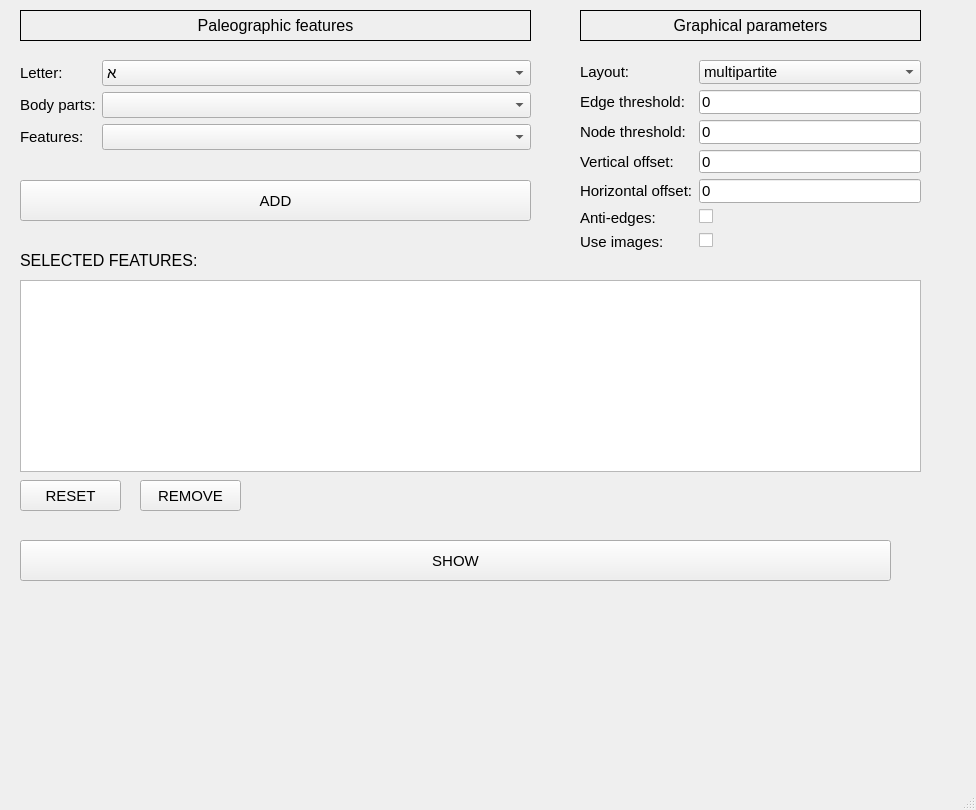
<?xml version="1.0" encoding="UTF-8"?>
<ui version="4.0">
 <class>MainWindow</class>
 <widget class="QMainWindow" name="MainWindow">
  <property name="geometry">
   <rect>
    <x>0</x>
    <y>0</y>
    <width>976</width>
    <height>810</height>
   </rect>
  </property>
  <property name="windowTitle">
   <string>MainWindow</string>
  </property>
  <widget class="QWidget" name="centralwidget">
   <widget class="QPushButton" name="addButton">
    <property name="geometry">
     <rect>
      <x>20</x>
      <y>180</y>
      <width>511</width>
      <height>41</height>
     </rect>
    </property>
    <property name="font">
     <font>
      <pointsize>11</pointsize>
     </font>
    </property>
    <property name="text">
     <string>ADD</string>
    </property>
   </widget>
   <widget class="QLabel" name="label_3">
    <property name="geometry">
     <rect>
      <x>20</x>
      <y>250</y>
      <width>281</width>
      <height>21</height>
     </rect>
    </property>
    <property name="font">
     <font>
      <pointsize>12</pointsize>
     </font>
    </property>
    <property name="text">
     <string>SELECTED FEATURES:</string>
    </property>
   </widget>
   <widget class="QListWidget" name="chosenFeaturesListWidget">
    <property name="geometry">
     <rect>
      <x>20</x>
      <y>280</y>
      <width>901</width>
      <height>192</height>
     </rect>
    </property>
    <property name="font">
     <font>
      <pointsize>11</pointsize>
     </font>
    </property>
   </widget>
   <widget class="QPushButton" name="resetButton">
    <property name="geometry">
     <rect>
      <x>20</x>
      <y>480</y>
      <width>101</width>
      <height>31</height>
     </rect>
    </property>
    <property name="font">
     <font>
      <pointsize>11</pointsize>
     </font>
    </property>
    <property name="text">
     <string>RESET</string>
    </property>
   </widget>
   <widget class="QPushButton" name="showButton">
    <property name="geometry">
     <rect>
      <x>20</x>
      <y>540</y>
      <width>871</width>
      <height>41</height>
     </rect>
    </property>
    <property name="font">
     <font>
      <pointsize>11</pointsize>
     </font>
    </property>
    <property name="text">
     <string>SHOW</string>
    </property>
   </widget>
   <widget class="QWidget" name="formLayoutWidget_2">
    <property name="geometry">
     <rect>
      <x>580</x>
      <y>60</y>
      <width>341</width>
      <height>191</height>
     </rect>
    </property>
    <layout class="QFormLayout" name="formLayout_2">
     <item row="0" column="0">
      <widget class="QLabel" name="layoutLabel_2">
       <property name="font">
        <font>
         <pointsize>11</pointsize>
        </font>
       </property>
       <property name="text">
        <string>Layout:</string>
       </property>
      </widget>
     </item>
     <item row="0" column="1">
      <widget class="QComboBox" name="layoutComboBox_2">
       <property name="font">
        <font>
         <pointsize>11</pointsize>
        </font>
       </property>
       <item>
        <property name="text">
         <string>multipartite</string>
        </property>
       </item>
       <item>
        <property name="text">
         <string>circular</string>
        </property>
       </item>
       <item>
        <property name="text">
         <string>kamada_kawai</string>
        </property>
       </item>
       <item>
        <property name="text">
         <string>planar</string>
        </property>
       </item>
       <item>
        <property name="text">
         <string>random</string>
        </property>
       </item>
       <item>
        <property name="text">
         <string>spectral</string>
        </property>
       </item>
       <item>
        <property name="text">
         <string>spring</string>
        </property>
       </item>
       <item>
        <property name="text">
         <string>shell</string>
        </property>
       </item>
      </widget>
     </item>
     <item row="1" column="0">
      <widget class="QLabel" name="thresholdLabel_2">
       <property name="font">
        <font>
         <pointsize>11</pointsize>
        </font>
       </property>
       <property name="text">
        <string>Edge threshold:</string>
       </property>
      </widget>
     </item>
     <item row="1" column="1">
      <widget class="QLineEdit" name="thresholdLineEdit">
       <property name="font">
        <font>
         <pointsize>11</pointsize>
        </font>
       </property>
       <property name="text">
        <string>0</string>
       </property>
      </widget>
     </item>
     <item row="3" column="0">
      <widget class="QLabel" name="verticalOffsetLabel">
       <property name="font">
        <font>
         <pointsize>11</pointsize>
        </font>
       </property>
       <property name="text">
        <string>Vertical offset:</string>
       </property>
      </widget>
     </item>
     <item row="3" column="1">
      <widget class="QLineEdit" name="verticalOffsetLineEdit">
       <property name="font">
        <font>
         <pointsize>11</pointsize>
        </font>
       </property>
       <property name="text">
        <string>0</string>
       </property>
      </widget>
     </item>
     <item row="4" column="0">
      <widget class="QLabel" name="horizontalOffsetLabel">
       <property name="font">
        <font>
         <pointsize>11</pointsize>
        </font>
       </property>
       <property name="text">
        <string>Horizontal offset:</string>
       </property>
      </widget>
     </item>
     <item row="4" column="1">
      <widget class="QLineEdit" name="horizontalOffsetLineEdit">
       <property name="font">
        <font>
         <pointsize>11</pointsize>
        </font>
       </property>
       <property name="text">
        <string>0</string>
       </property>
      </widget>
     </item>
     <item row="5" column="0">
      <widget class="QLabel" name="antiEdgesLabel">
       <property name="font">
        <font>
         <pointsize>11</pointsize>
        </font>
       </property>
       <property name="text">
        <string>Anti-edges:</string>
       </property>
      </widget>
     </item>
     <item row="5" column="1">
      <widget class="QCheckBox" name="antiEdgesCheckBox">
       <property name="font">
        <font>
         <pointsize>11</pointsize>
        </font>
       </property>
      </widget>
     </item>
     <item row="6" column="1">
      <widget class="QCheckBox" name="useImagesCheckBox"/>
     </item>
     <item row="6" column="0">
      <widget class="QLabel" name="useImagesLabel">
       <property name="font">
        <font>
         <pointsize>11</pointsize>
        </font>
       </property>
       <property name="text">
        <string>Use images:</string>
       </property>
      </widget>
     </item>
     <item row="2" column="0">
      <widget class="QLabel" name="thresholdLabel_3">
       <property name="font">
        <font>
         <pointsize>11</pointsize>
        </font>
       </property>
       <property name="text">
        <string>Node threshold:</string>
       </property>
      </widget>
     </item>
     <item row="2" column="1">
      <widget class="QLineEdit" name="node_thresholdLineEdit">
       <property name="font">
        <font>
         <pointsize>11</pointsize>
        </font>
       </property>
       <property name="text">
        <string>0</string>
       </property>
      </widget>
     </item>
    </layout>
   </widget>
   <widget class="QWidget" name="formLayoutWidget_3">
    <property name="geometry">
     <rect>
      <x>20</x>
      <y>60</y>
      <width>511</width>
      <height>101</height>
     </rect>
    </property>
    <layout class="QFormLayout" name="formLayout_3">
     <item row="0" column="0">
      <widget class="QLabel" name="letterLabel">
       <property name="font">
        <font>
         <pointsize>11</pointsize>
        </font>
       </property>
       <property name="text">
        <string>Letter:</string>
       </property>
      </widget>
     </item>
     <item row="0" column="1">
      <widget class="QComboBox" name="letterComboBox_2">
       <property name="font">
        <font>
         <pointsize>11</pointsize>
        </font>
       </property>
       <item>
        <property name="text">
         <string>א</string>
        </property>
       </item>
       <item>
        <property name="text">
         <string>ב</string>
        </property>
       </item>
       <item>
        <property name="text">
         <string>ג</string>
        </property>
       </item>
       <item>
        <property name="text">
         <string>ד</string>
        </property>
       </item>
       <item>
        <property name="text">
         <string>ה</string>
        </property>
       </item>
       <item>
        <property name="text">
         <string>ו</string>
        </property>
       </item>
       <item>
        <property name="text">
         <string>ז</string>
        </property>
       </item>
       <item>
        <property name="text">
         <string>ח</string>
        </property>
       </item>
       <item>
        <property name="text">
         <string>ט</string>
        </property>
       </item>
       <item>
        <property name="text">
         <string>י</string>
        </property>
       </item>
       <item>
        <property name="text">
         <string>כ</string>
        </property>
       </item>
       <item>
        <property name="text">
         <string>ל</string>
        </property>
       </item>
       <item>
        <property name="text">
         <string>מ</string>
        </property>
       </item>
       <item>
        <property name="text">
         <string>נ</string>
        </property>
       </item>
       <item>
        <property name="text">
         <string>ס</string>
        </property>
       </item>
       <item>
        <property name="text">
         <string>ע</string>
        </property>
       </item>
       <item>
        <property name="text">
         <string>פ</string>
        </property>
       </item>
       <item>
        <property name="text">
         <string>צ</string>
        </property>
       </item>
       <item>
        <property name="text">
         <string>ק</string>
        </property>
       </item>
       <item>
        <property name="text">
         <string>ר</string>
        </property>
       </item>
       <item>
        <property name="text">
         <string>ש</string>
        </property>
       </item>
       <item>
        <property name="text">
         <string>ת</string>
        </property>
       </item>
      </widget>
     </item>
     <item row="1" column="0">
      <widget class="QLabel" name="bodyPartsLabel">
       <property name="font">
        <font>
         <pointsize>11</pointsize>
        </font>
       </property>
       <property name="text">
        <string>Body parts:</string>
       </property>
      </widget>
     </item>
     <item row="1" column="1">
      <widget class="QComboBox" name="bodyPartsComboBox_2">
       <property name="font">
        <font>
         <pointsize>11</pointsize>
        </font>
       </property>
      </widget>
     </item>
     <item row="2" column="0">
      <widget class="QLabel" name="featuresLabel">
       <property name="font">
        <font>
         <pointsize>11</pointsize>
        </font>
       </property>
       <property name="text">
        <string>Features:</string>
       </property>
      </widget>
     </item>
     <item row="2" column="1">
      <widget class="QComboBox" name="featuresComboBox_2">
       <property name="font">
        <font>
         <pointsize>11</pointsize>
        </font>
       </property>
      </widget>
     </item>
    </layout>
   </widget>
   <widget class="QLabel" name="label">
    <property name="geometry">
     <rect>
      <x>20</x>
      <y>10</y>
      <width>511</width>
      <height>31</height>
     </rect>
    </property>
    <property name="font">
     <font>
      <pointsize>12</pointsize>
     </font>
    </property>
    <property name="frameShape">
     <enum>QFrame::Box</enum>
    </property>
    <property name="text">
     <string>Paleographic features</string>
    </property>
    <property name="alignment">
     <set>Qt::AlignCenter</set>
    </property>
    <property name="indent">
     <number>-1</number>
    </property>
   </widget>
   <widget class="QLabel" name="label_2">
    <property name="geometry">
     <rect>
      <x>580</x>
      <y>10</y>
      <width>341</width>
      <height>31</height>
     </rect>
    </property>
    <property name="font">
     <font>
      <pointsize>12</pointsize>
     </font>
    </property>
    <property name="frameShape">
     <enum>QFrame::Box</enum>
    </property>
    <property name="text">
     <string>Graphical parameters</string>
    </property>
    <property name="alignment">
     <set>Qt::AlignCenter</set>
    </property>
   </widget>
   <widget class="QPushButton" name="removeButton">
    <property name="geometry">
     <rect>
      <x>140</x>
      <y>480</y>
      <width>101</width>
      <height>31</height>
     </rect>
    </property>
    <property name="font">
     <font>
      <pointsize>11</pointsize>
     </font>
    </property>
    <property name="text">
     <string>REMOVE</string>
    </property>
   </widget>
  </widget>
  <widget class="QMenuBar" name="menubar">
   <property name="geometry">
    <rect>
     <x>0</x>
     <y>0</y>
     <width>976</width>
     <height>22</height>
    </rect>
   </property>
  </widget>
  <widget class="QStatusBar" name="statusbar"/>
 </widget>
 <resources/>
 <connections/>
</ui>
